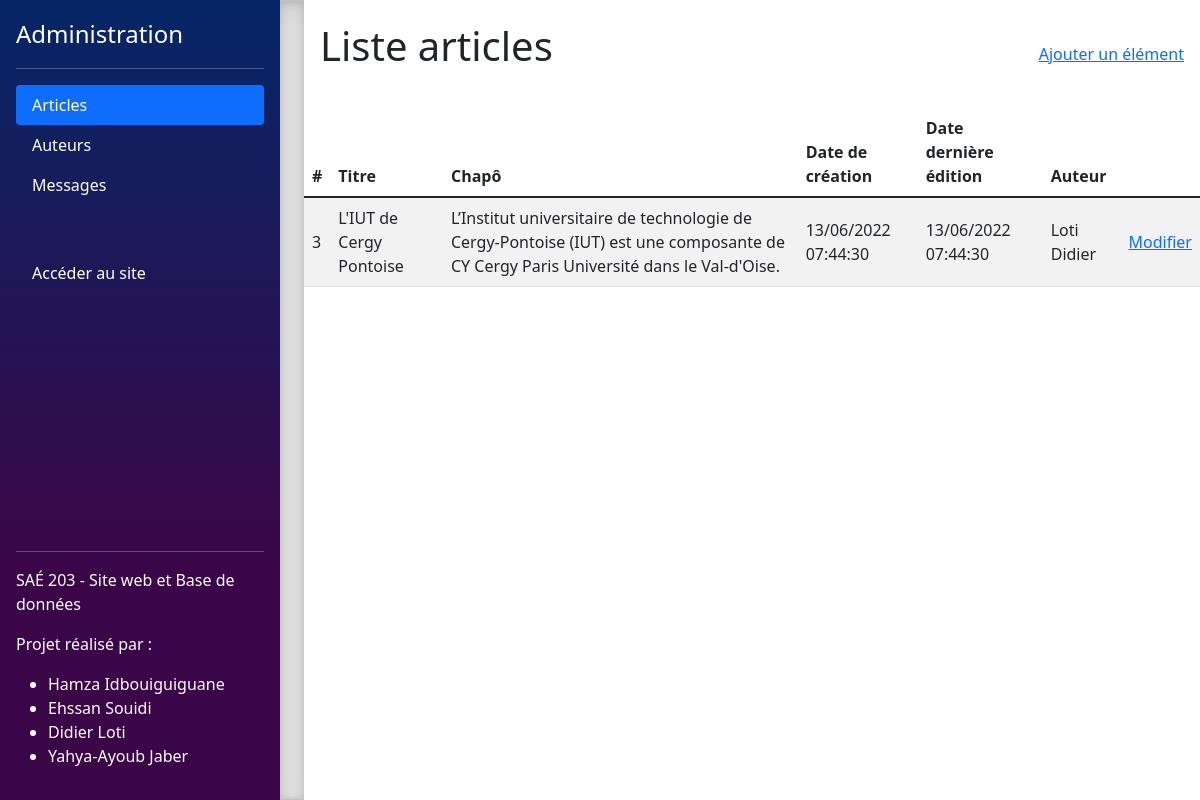
The app's page /administration/articles/index.php with its own data.
### tables this page shows
CREATE TABLE `article` (
  `id` int(11) NOT NULL,
  `auteur_id` int(11) DEFAULT NULL,
  `titre` varchar(255) NOT NULL,
  `chapo` varchar(255) NOT NULL,
  `contenu` longtext NOT NULL,
  `image` varchar(255) NOT NULL,
  `date_creation` datetime NOT NULL COMMENT '(DC2Type:datetime_immutable)',
  `date_derniere_mise_a_jour` datetime NOT NULL COMMENT '(DC2Type:datetime_immutable)',
  `lien_yt` varchar(255) NOT NULL
);

### administration/articles/index.php (the view, shortened to what this page needs)
<?php
require_once('../../ressources/includes/connexion-bdd.php');
$commande = $clientMySQL->prepare('
    SELECT
        ar.id,
        ar.titre AS titre_article,
        ar.chapo AS chapo_article,
        ar.contenu AS contenu_article,
        ar.image AS image_article,
        ar.lien_yt AS lien_yt_article,
        ar.date_creation AS date_creation_article,
        ar.date_derniere_mise_a_jour AS date_derniere_mise_a_jour_article,
        ar.auteur_id AS article_auteur_id,
        CONCAT(auteur.nom, " ", auteur.prenom) AS auteur
    FROM article AS ar
    LEFT JOIN auteur
    ON ar.auteur_id = auteur.id;
');
$commande->execute();
$liste = $commande->fetchAll();
$pageCourante = "articles";
$racineURL = $_SERVER['REQUEST_URI'];
$URLCreation = "{$racineURL}/creation.php";
?>
<!DOCTYPE html>
<html lang="fr">
<head>
    <?php include_once("../ressources/includes/head.php"); ?>
</head>
<body>
    <div class="d-flex h-100">
        <?php include_once("../ressources/includes/menu-lateral.php"); ?>
        <div class="b-example-divider"></div>
        <main class="flex-fill">
            <header class="d-flex justify-content-between align-items-center p-3">
                <p class="fs-1">Liste articles</p>
                <div>
                    <a href="<?php echo $URLCreation ?>" class="link-primary">Ajouter un élément</a>
                </div>
            </header>
            <table class="table align-middle table-striped">
                <thead>
                    <tr>
                        <th scope="col">#</th>
                        <th scope="col">Titre</th>
                        <th scope="col">Chapô</th>
                        <th scope="col">Date de création</th>
                        <th scope="col">Date dernière édition</th>
                        <th scope="col">Auteur</th>
                        <th scope="col"></th>
                    </tr>
                </thead>
                <tbody>
                    <?php
                    foreach ($liste as $element) {
                        $lienEdition = "{$racineURL}/edition.php?id={$element["id"]}";
                        $dateCreation = new DateTime($element["date_creation_article"]);
                        $dateMiseAJour = new DateTime($element["date_derniere_mise_a_jour_article"]);
                        $auteurArticle = $element["auteur"];
                    ?>
                        <tr>
                            <td scope='row'>
                                <?php echo $element["id"]; ?>
                            </td>
                            <td><?php echo $element["titre_article"]; ?></td>
                            <td><?php echo $element["chapo_article"]; ?></td>
                            <td><?php echo $dateCreation->format('d/m/Y H:i:s'); ?></td>
                            <td><?php echo $dateMiseAJour->format('d/m/Y H:i:s'); ?></td>
                            <td>
                                <?php echo $auteurArticle; ?>
                            </td>
                            <td>
                                <a href='<?php echo $lienEdition; ?>' class='link-primary'>Modifier</a>
                            </td>
                        </tr>
                    <?php } ?>
                </tbody>
            </table>
        </main>
    </div>
</body>
</html>

### administration/ressources/includes/head.php (shortened to what this page needs)
<link rel="stylesheet" href="ressources/css/ne-pas-modifier/global.css">
<link rel="stylesheet" href="administration/ressources/css/ne-pas-modifier/style.css">
<link href="https://cdn.jsdelivr.net/npm/bootstrap@5.1.3/dist/css/bootstrap.min.css" rel="stylesheet">

### administration/ressources/includes/menu-lateral.php
<?php
$listeEntreesMenu = [
    [
        "lien" => "./administration/articles",
        "nom" => "Articles",
        "clef" => "articles"
    ],
    [
        "lien" => "./administration/auteurs",
        "nom" => "Auteurs",
        "clef" => "auteurs"
    ],
    [
        "lien" => "./administration/messages",
        "nom" => "Messages",
        "clef" => "messages"
    ],
    [
        "lien" => "./",
        "nom" => "Accéder au site",
        "clef" => "site"
    ]
];
?>
<div class="d-flex flex-column flex-shrink-0 p-3 text-white bg-menu-gradient" style="width: 280px;">
    <a href="/" class="d-flex align-items-center mb-3 mb-md-0 me-md-auto text-white text-decoration-none">
        <span class="fs-4">Administration</span>
    </a>
    <hr>
    <ul class="nav nav-pills flex-column mb-auto">
        <?php foreach ($listeEntreesMenu as $entreeMenu) {
            $entreeClasse = 'nav-link';
            $ariaCurrentAttr = "";
            if ($pageCourante === $entreeMenu["clef"]) {
                $ariaCurrentAttr = "aria-current='page'";
                $entreeClasse = "$entreeClasse active";
            }
            if ($entreeMenu["clef"] === "site") {
                $entreeClasse = "$entreeClasse mt-5";
            }
            echo "
                <li class='nav-item'>
                    <a href='{$entreeMenu["lien"]}' class='$entreeClasse text-white' $ariaCurrentAttr>
                        {$entreeMenu["nom"]}
                    </a>
                </li>
            ";
        } ?>
    </ul>
    <hr>
    <?php include_once("../ressources/includes/menu-lateral-footer.php"); ?>
</div>

### administration/ressources/includes/menu-lateral-footer.php
<footer>
    <p>SAÉ 203 - Site web et Base de données</p>
    <p>Projet réalisé par :</p>
    <ul>
        <li>Hamza Idbouiguiguane</li>
        <li>Ehssan Souidi</li>
        <li>Didier Loti</li>
        <li>Yahya-Ayoub Jaber</li>
    </ul>
</footer>

### ressources/css/ne-pas-modifier/global.css (style rules this page uses)
*, *::after, *::before { box-sizing: border-box; }
body { background-color: #fafafa; font-family: Arial, Helvetica, sans-serif; }

### administration/ressources/css/ne-pas-modifier/style.css (style rules this page uses)
body { min-height: 100vh; background-color: rgba(0, 0, 0, 0.1); }
.b-example-divider { flex-shrink: 0; width: 1.5rem; height: 100vh; background-color: rgba(0, 0, 0, 0.1); border: solid rgba(0, 0, 0, 0.15); border-width: 1px 0; box-shadow: inset 0 0.5em 1.5em rgba(0, 0, 0, 0.1), inset 0 0.125em 0.5em rgba(0, 0, 0, 0.15); }
.bg-menu-gradient { background-image: linear-gradient(180deg, rgb(5, 39, 103) 0%, #3a0647 70%); }

### records on screen
article: id "3", titre "L'IUT de Cergy Pontoise", chapo "L’Institut universitaire de technologie de Cergy-Pontoise (IUT) est une composante de CY Cergy Paris Université dans le Val-d'Oise.", date_creation "13/06/2022 07:44:30", date_derniere_mise_a_jour "13/06/2022 07:44:30", auteurArticle "Loti Didier"

### other values on screen
$entreeMenu["nom"] "Articles"
$entreeMenu["nom"] "Auteurs"
$entreeMenu["nom"] "Messages"
$entreeMenu["nom"] "Accéder au site"
